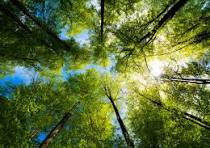
#> input picture Object Detection/img.jpeg, 210 x 148 px, given in place of the camera
$ python colorCalibrationHSV.py
#> lines starting #> are read from the running program, lines starting #| are printed output that depends on the picture; after the words box and inside, x2 and y2 are one past the last pixel; in counts of white or black regions, pixels touching at a corner belong together
import cv2
import numpy as np
import imutils

def nothing(x):
    # Callback function for trackbars (does nothing but is required)
    pass

# Create a window
cv2.namedWindow("Color Calibration")

# Create trackbars for color calibration in HSV space
cv2.createTrackbar("Lower H", "Color Calibration", 0, 179, nothing)
#> slider 'Lower H' is set to 35
cv2.createTrackbar("Lower S", "Color Calibration", 0, 255, nothing)
#> slider 'Lower S' is set to 51
cv2.createTrackbar("Lower V", "Color Calibration", 0, 255, nothing)
#> slider 'Lower V' is set to 51
cv2.createTrackbar("Upper H", "Color Calibration", 179, 179, nothing)
cv2.createTrackbar("Upper S", "Color Calibration", 255, 255, nothing)
cv2.createTrackbar("Upper V", "Color Calibration", 255, 255, nothing)

# Capture video from the webcam
cap = cv2.VideoCapture(0)

while True:
    # Read frame from the camera
    ret, frame = cap.read()
#> frame is the input picture: shape (148, 210, 3); mean B, G, R 56.1, 109.3, 92.1
    frame = imutils.resize(frame , width = 400)
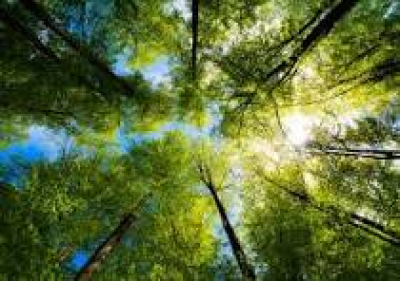
#> frame: shape (281, 400, 3); mean B, G, R 56.1, 109.3, 92

    if not ret:
        break

    # Convert frame to HSV
    hsv = cv2.cvtColor(frame, cv2.COLOR_BGR2HSV)
#> hsv: shape (281, 400, 3); mean H, S, V 44.3, 157.4, 111

    # Get current trackbar positions
    lh = cv2.getTrackbarPos("Lower H", "Color Calibration")
    ls = cv2.getTrackbarPos("Lower S", "Color Calibration")
    lv = cv2.getTrackbarPos("Lower V", "Color Calibration")
    uh = cv2.getTrackbarPos("Upper H", "Color Calibration")
    us = cv2.getTrackbarPos("Upper S", "Color Calibration")
    uv = cv2.getTrackbarPos("Upper V", "Color Calibration")

    # Define the HSV range based on trackbar positions
    lower_bound = np.array([lh, ls, lv])
    upper_bound = np.array([uh, us, uv])

    # Create a mask and apply it to the frame
    mask = cv2.inRange(hsv, lower_bound, upper_bound)
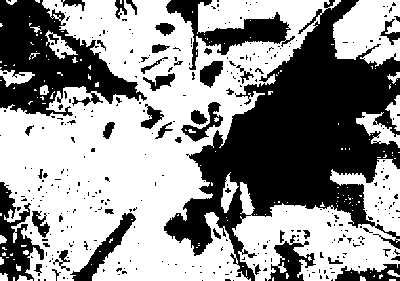
#> mask: shape (281, 400); 57.7% white; 348 black regions (302 under 20 px), largest, box (x1, y1, x2, y2) and area: (164, 0, 400, 281) 26848, (0, 0, 147, 116) 8414, (166, 0, 295, 70) 2570
    result = cv2.bitwise_and(frame, frame, mask=mask)
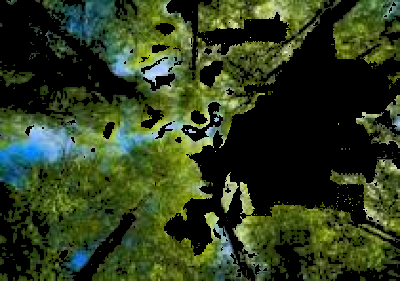
#> result: shape (281, 400, 3); mean B, G, R 30, 60.5, 46.6

    # Display the original frame, mask, and result
    cv2.imshow("Original Frame", frame)
    cv2.imshow("Mask", mask)
    cv2.imshow("Filtered Result", result)

    # Exit loop on 'q' key press
    if cv2.waitKey(1) & 0xFF == ord('q'):
#> (key q is pressed here)
        break

# Release resources
cap.release()
cv2.destroyAllWindows()
